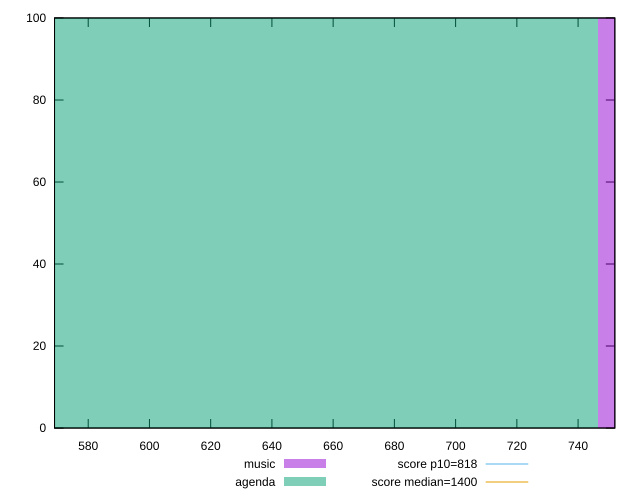

Write gnuplot code to recreate this figure.
reset

$music <<EOF
853.1350284770633 100
EOF

$agenda <<EOF
639.8512713577975 100
EOF

set key outside below
set boxwidth 213.28375711926583
set xrange [569:752]
set yrange [0:100]
set trange [0:100]
set style fill transparent solid 0.5 noborder

set parametric
set terminal svg size 640, 500 enhanced background rgb 'white'
set output "reports/report_00030_2021-02-24T20-42-31.540Z/dom-size/comparison/histogram/0_vs_1.svg"

plot $music title "music" with boxes, \
     $agenda title "agenda" with boxes, \
     818,t title "score p10=818", \
     1400,t title "score median=1400"

reset
